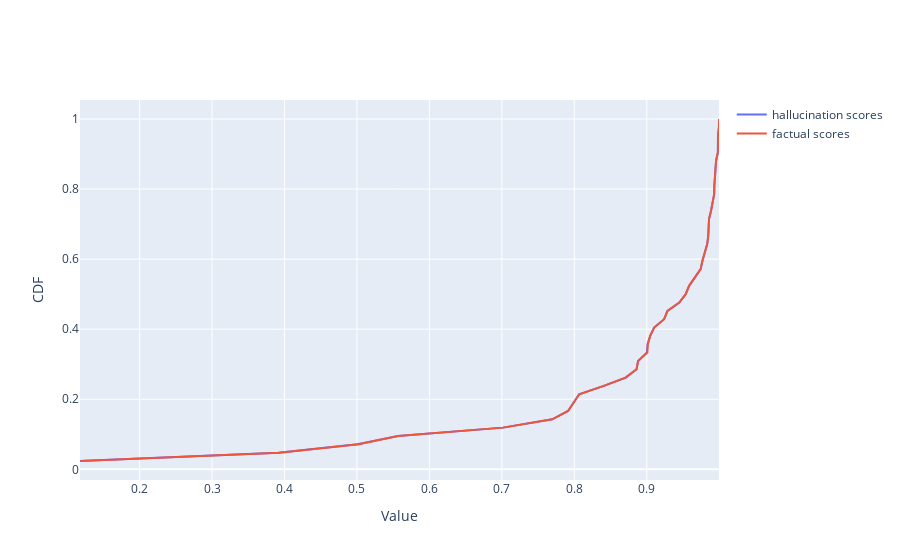

Notebook code cell kept with this figure:
### Code cell
import numpy as np
import plotly.graph_objects as go

arr1 = [item for sublist in hallucination_scores for item in sublist]
arr2 =  [item for sublist in factual_scores for item in sublist]
arr1_sorted = np.sort(arr1)
arr2_sorted = np.sort(arr2)
cdf1 = np.arange(1, len(arr1) + 1) / len(arr1)
cdf2 = np.arange(1, len(arr2) + 1) / len(arr2)

fig = go.Figure()
fig.add_trace(go.Scatter(x=arr1_sorted, y=cdf1, mode='lines', name='hallucination scores'))
fig.add_trace(go.Scatter(x=arr2_sorted, y=cdf2, mode='lines', name='factual scores'))
fig.update_layout(xaxis_title='Value', yaxis_title='CDF')
fig.show()
